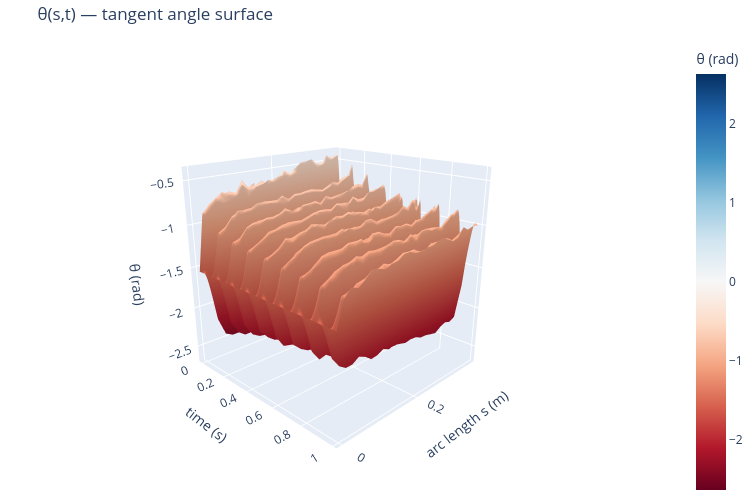

Notebook cell for this chart:
### Markdown cell above
# Segments angel plotting

### Code cell
import plotly.graph_objects as go

# ── θ(s,t) surface ────────────────────────────────────────────────────────
_stride    = 1
_fr        = np.arange(0, n_frames, _stride)
_s_theta   = np.linspace(0, L0, N)          # arc length at segment midpoints (m)
_THETA     = theta_smooth[_fr, :].T         # (N, n_t)
_t_ax      = t_raw[_fr]

fig = go.Figure(go.Surface(
    x=_t_ax, y=_s_theta, z=_THETA,
    colorscale='RdBu', cmid=0,
    colorbar=dict(title='θ (rad)')
))
fig.update_layout(
    title='θ(s,t) — tangent angle surface',
    scene=dict(
        xaxis_title='time (s)',
        yaxis_title='arc length s (m)',
        zaxis_title='θ (rad)',
        camera=dict(eye=dict(x=1.8, y=-1.8, z=0.9))
    ),
    width=750, height=500, margin=dict(l=0, r=0, t=40, b=0)
)
fig.show()

# ── θ heatmap ─────────────────────────────────────────────────────────────
fig2d, ax = plt.subplots(figsize=(8, 4), dpi=100)
im = ax.imshow(_THETA, aspect='auto', origin='lower',
               extent=[_t_ax[0], _t_ax[-1], 0, L0],
               cmap='RdBu')
fig2d.colorbar(im, ax=ax, label='θ (rad)')
ax.set_xlabel('time (s)')
ax.set_ylabel('arc length s (m)')
ax.set_title('θ(s,t) — tangent angle heatmap')
plt.tight_layout()
plt.show()

# ── θ(t) time series at 4 segments ────────────────────────────────────────
_seg_inspect = [0, N//4, N//2, N-1]
_seg_labels  = [f'seg {k}  (s={_s_theta[k]:.3f} m)' for k in _seg_inspect]

fig3, axes = plt.subplots(len(_seg_inspect), 1, figsize=(10, 8), sharex=True, dpi=100)
fig3.suptitle('θ(t) at 4 segments along the rod', fontsize=12)
for ax, k, lbl in zip(axes, _seg_inspect, _seg_labels):
    ax.plot(t_raw, theta_smooth[:, k], lw=1)
    ax.set_ylabel('θ (rad)', fontsize=9)
    ax.set_title(lbl, fontsize=9)
    ax.grid(True, alpha=0.3)
    ax.annotate(f'std={theta_smooth[:,k].std():.3f} rad  '
                f'range=[{theta_smooth[:,k].min():.2f}, {theta_smooth[:,k].max():.2f}]',
                xy=(0.02, 0.75), xycoords='axes fraction', fontsize=8, color='navy')
axes[-1].set_xlabel('time (s)')
plt.tight_layout()
plt.show()

print(f'θ shape: {theta_smooth.shape}  ({N} segments × {n_frames} frames)')
print(f'θ range: [{theta_smooth.min():.3f}, {theta_smooth.max():.3f}] rad  '
      f'({np.degrees(theta_smooth.min()):.1f}°, {np.degrees(theta_smooth.max()):.1f}°)')

### Figure 1 — Plotly figure (JSON) as saved in the notebook; plotly's stock layout.template omitted (floating-point values rounded to 4 significant figures; data arrays with more than 128 entries replaced by an {"elided": "..."} marker saying what was removed)
{"data": [{"cmid": 0, "colorbar": {"title": {"text": "θ (rad)"}}, "colorscale": [[0, "rgb(103,0,31)"], [0.1, "rgb(178,24,43)"], [0.2, "rgb(214,96,77)"], [0.3, "rgb(244,165,130)"], [0.4, "rgb(253,219,199)"], [0.5, "rgb(247,247,247)"], [0.6, "rgb(209,229,240)"], [0.7, "rgb(146,197,222)"], [0.8, "rgb(67,147,195)"], [0.9, "rgb(33,102,172)"], [1, "rgb(5,48,97)"]], "type": "surface", "x": {"elided": "193 float values"}, "y": [0.0, 0.01596, 0.03192, 0.04788, 0.06383, 0.07979, 0.09575, 0.1117, 0.1277, 0.1436, 0.1596, 0.1755, 0.1915, 0.2075, 0.2234, 0.2394, 0.2553, 0.2713, 0.2873, 0.3032, 0.3192, 0.3351, 0.3511, 0.367, 0.383], "z": {"elided": "25x193 float values"}}], "layout": {"height": 500, "margin": {"b": 0, "l": 0, "r": 0, "t": 40}, "scene": {"camera": {"eye": {"x": 1.8, "y": -1.8, "z": 0.9}}, "xaxis": {"title": {"text": "time (s)"}}, "yaxis": {"title": {"text": "arc length s (m)"}}, "zaxis": {"title": {"text": "θ (rad)"}}}, "title": {"text": "θ(s,t) — tangent angle surface"}, "width": 750}}
